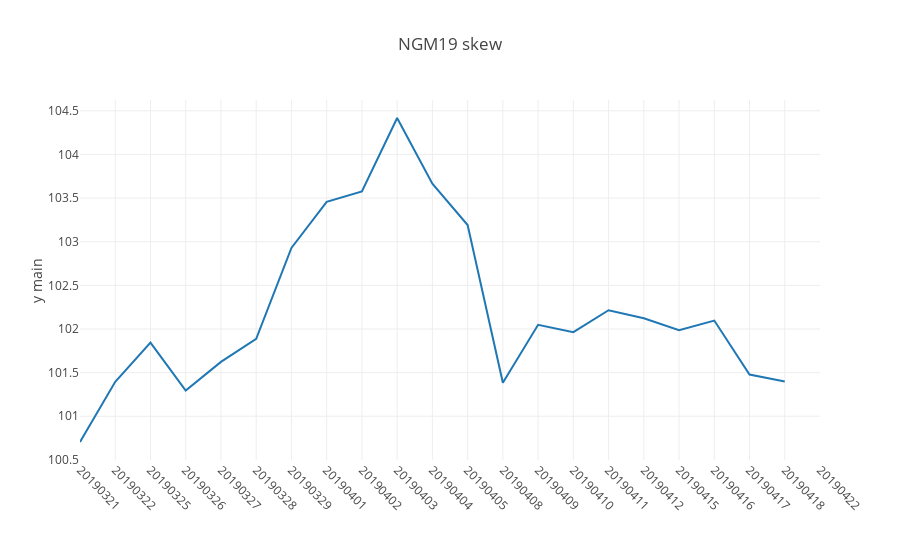

Write notebook code for a chart like this one.
### Code cell
ss = 'NGM19'
dfs = create_skew_df(ss,20190321,20190422,deltak=.1)
iplot(cvt.plotly_plot(dfs,'date',plot_title=f'{ss} skew'))
